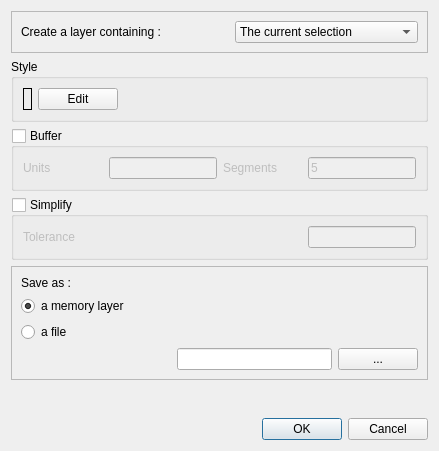
<?xml version="1.0" encoding="UTF-8"?>
<ui version="4.0">
 <class>MainDialog</class>
 <widget class="QDialog" name="MainDialog">
  <property name="geometry">
   <rect>
    <x>0</x>
    <y>0</y>
    <width>439</width>
    <height>451</height>
   </rect>
  </property>
  <property name="windowTitle">
   <string>Dialog</string>
  </property>
  <layout class="QVBoxLayout" name="verticalLayout_4">
   <item>
    <widget class="QFrame" name="frame_2">
     <property name="frameShape">
      <enum>QFrame::StyledPanel</enum>
     </property>
     <property name="frameShadow">
      <enum>QFrame::Raised</enum>
     </property>
     <layout class="QVBoxLayout" name="verticalLayout_3">
      <item>
       <layout class="QHBoxLayout" name="horizontalLayout_2">
        <item>
         <widget class="QLabel" name="label">
          <property name="sizePolicy">
           <sizepolicy hsizetype="Expanding" vsizetype="Preferred">
            <horstretch>0</horstretch>
            <verstretch>0</verstretch>
           </sizepolicy>
          </property>
          <property name="text">
           <string>Create a layer containing :</string>
          </property>
         </widget>
        </item>
        <item>
         <widget class="QComboBox" name="contentCombo">
          <item>
           <property name="text">
            <string>The current selection</string>
           </property>
          </item>
          <item>
           <property name="text">
            <string>A mask around the selection</string>
           </property>
          </item>
         </widget>
        </item>
       </layout>
      </item>
     </layout>
    </widget>
   </item>
   <item>
    <widget class="QGroupBox" name="groupBox">
     <property name="title">
      <string>Style</string>
     </property>
     <property name="flat">
      <bool>false</bool>
     </property>
     <property name="checkable">
      <bool>false</bool>
     </property>
     <layout class="QHBoxLayout" name="horizontalLayout_4">
      <item>
       <widget class="QLabel" name="stylePreview">
        <property name="sizePolicy">
         <sizepolicy hsizetype="Minimum" vsizetype="Minimum">
          <horstretch>0</horstretch>
          <verstretch>0</verstretch>
         </sizepolicy>
        </property>
        <property name="frameShape">
         <enum>QFrame::Box</enum>
        </property>
        <property name="lineWidth">
         <number>1</number>
        </property>
        <property name="midLineWidth">
         <number>0</number>
        </property>
        <property name="text">
         <string/>
        </property>
       </widget>
      </item>
      <item>
       <widget class="QPushButton" name="editStyleBtn">
        <property name="text">
         <string>Edit</string>
        </property>
       </widget>
      </item>
      <item>
       <spacer name="horizontalSpacer_2">
        <property name="orientation">
         <enum>Qt::Horizontal</enum>
        </property>
        <property name="sizeHint" stdset="0">
         <size>
          <width>40</width>
          <height>20</height>
         </size>
        </property>
       </spacer>
      </item>
     </layout>
    </widget>
   </item>
   <item>
    <widget class="QGroupBox" name="bufferGroup">
     <property name="title">
      <string>Buffer</string>
     </property>
     <property name="flat">
      <bool>false</bool>
     </property>
     <property name="checkable">
      <bool>true</bool>
     </property>
     <property name="checked">
      <bool>false</bool>
     </property>
     <layout class="QVBoxLayout" name="verticalLayout_2">
      <item>
       <layout class="QHBoxLayout" name="horizontalLayout_3">
        <item>
         <widget class="QLabel" name="label_2">
          <property name="sizePolicy">
           <sizepolicy hsizetype="Expanding" vsizetype="Preferred">
            <horstretch>0</horstretch>
            <verstretch>0</verstretch>
           </sizepolicy>
          </property>
          <property name="text">
           <string>Units</string>
          </property>
         </widget>
        </item>
        <item>
         <widget class="QLineEdit" name="bufferUnits">
          <property name="sizePolicy">
           <sizepolicy hsizetype="Minimum" vsizetype="Fixed">
            <horstretch>0</horstretch>
            <verstretch>0</verstretch>
           </sizepolicy>
          </property>
         </widget>
        </item>
        <item>
         <widget class="QLabel" name="label_4">
          <property name="sizePolicy">
           <sizepolicy hsizetype="Expanding" vsizetype="Preferred">
            <horstretch>0</horstretch>
            <verstretch>0</verstretch>
           </sizepolicy>
          </property>
          <property name="text">
           <string>Segments</string>
          </property>
         </widget>
        </item>
        <item>
         <widget class="QLineEdit" name="bufferSegments">
          <property name="sizePolicy">
           <sizepolicy hsizetype="Minimum" vsizetype="Fixed">
            <horstretch>0</horstretch>
            <verstretch>0</verstretch>
           </sizepolicy>
          </property>
          <property name="text">
           <string>5</string>
          </property>
         </widget>
        </item>
       </layout>
      </item>
     </layout>
    </widget>
   </item>
   <item>
    <widget class="QGroupBox" name="simplifyGroup">
     <property name="title">
      <string>Simplify</string>
     </property>
     <property name="checkable">
      <bool>true</bool>
     </property>
     <property name="checked">
      <bool>false</bool>
     </property>
     <layout class="QVBoxLayout" name="verticalLayout_5">
      <item>
       <layout class="QHBoxLayout" name="horizontalLayout_5">
        <item>
         <widget class="QLabel" name="label_5">
          <property name="sizePolicy">
           <sizepolicy hsizetype="Expanding" vsizetype="Preferred">
            <horstretch>0</horstretch>
            <verstretch>0</verstretch>
           </sizepolicy>
          </property>
          <property name="text">
           <string>Tolerance</string>
          </property>
         </widget>
        </item>
        <item>
         <widget class="QLineEdit" name="simplifyTolerance">
          <property name="sizePolicy">
           <sizepolicy hsizetype="Minimum" vsizetype="Fixed">
            <horstretch>0</horstretch>
            <verstretch>0</verstretch>
           </sizepolicy>
          </property>
         </widget>
        </item>
       </layout>
      </item>
     </layout>
    </widget>
   </item>
   <item>
    <widget class="QFrame" name="frame">
     <property name="sizePolicy">
      <sizepolicy hsizetype="Preferred" vsizetype="Preferred">
       <horstretch>0</horstretch>
       <verstretch>0</verstretch>
      </sizepolicy>
     </property>
     <property name="frameShape">
      <enum>QFrame::StyledPanel</enum>
     </property>
     <property name="frameShadow">
      <enum>QFrame::Raised</enum>
     </property>
     <layout class="QVBoxLayout" name="verticalLayout">
      <item>
       <widget class="QLabel" name="label_3">
        <property name="text">
         <string>Save as :</string>
        </property>
       </widget>
      </item>
      <item>
       <widget class="QRadioButton" name="saveAsMemoryRadio">
        <property name="text">
         <string>a memory layer</string>
        </property>
        <property name="checked">
         <bool>true</bool>
        </property>
       </widget>
      </item>
      <item>
       <widget class="QRadioButton" name="saveAsFileRadio">
        <property name="text">
         <string>a file</string>
        </property>
       </widget>
      </item>
      <item>
       <layout class="QHBoxLayout" name="horizontalLayout">
        <item>
         <spacer name="horizontalSpacer">
          <property name="orientation">
           <enum>Qt::Horizontal</enum>
          </property>
          <property name="sizeHint" stdset="0">
           <size>
            <width>40</width>
            <height>20</height>
           </size>
          </property>
         </spacer>
        </item>
        <item>
         <widget class="QLineEdit" name="filePath"/>
        </item>
        <item>
         <widget class="QPushButton" name="browseBtn">
          <property name="text">
           <string>...</string>
          </property>
         </widget>
        </item>
       </layout>
      </item>
     </layout>
    </widget>
   </item>
   <item>
    <spacer name="verticalSpacer">
     <property name="orientation">
      <enum>Qt::Vertical</enum>
     </property>
     <property name="sizeHint" stdset="0">
      <size>
       <width>20</width>
       <height>0</height>
      </size>
     </property>
    </spacer>
   </item>
   <item>
    <widget class="QDialogButtonBox" name="buttonBox">
     <property name="orientation">
      <enum>Qt::Horizontal</enum>
     </property>
     <property name="standardButtons">
      <set>QDialogButtonBox::Cancel|QDialogButtonBox::Ok</set>
     </property>
    </widget>
   </item>
  </layout>
 </widget>
 <resources/>
 <connections>
  <connection>
   <sender>buttonBox</sender>
   <signal>accepted()</signal>
   <receiver>MainDialog</receiver>
   <slot>accept()</slot>
   <hints>
    <hint type="sourcelabel">
     <x>248</x>
     <y>254</y>
    </hint>
    <hint type="destinationlabel">
     <x>157</x>
     <y>274</y>
    </hint>
   </hints>
  </connection>
  <connection>
   <sender>buttonBox</sender>
   <signal>rejected()</signal>
   <receiver>MainDialog</receiver>
   <slot>reject()</slot>
   <hints>
    <hint type="sourcelabel">
     <x>316</x>
     <y>260</y>
    </hint>
    <hint type="destinationlabel">
     <x>286</x>
     <y>274</y>
    </hint>
   </hints>
  </connection>
 </connections>
</ui>
